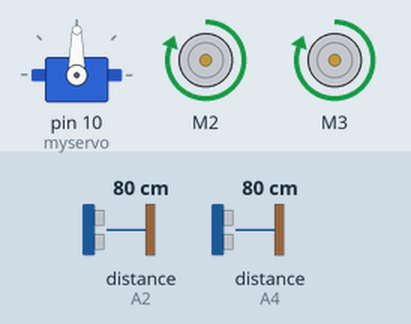
This sketch was run on a simulated Arduino Uno, built with avr-gcc and run on an emulated ATmega328P. On the bench: servo, 2 × DC motor (green arrow = forward, orange = backward, longer = faster). Wiring (inferred from the names in the program): 2 × ultrasonic range finder: trigger A3, echo A2 / trigger A5, echo A4. The inputs (shaded band) are chosen by the test bench; at power-on: distance to the obstacle (sensors on A2, A4) 80 cm. The echo pulse lasts 58.3 µs per cm.

Above: at 1.2 s.
1.3 s: distance to the obstacle (sensor on A2) set to 2 cm
At 1.44 s:
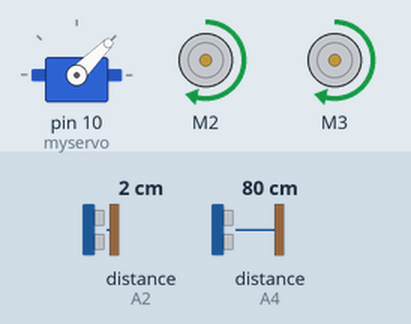
4.3 s: distance to the obstacle (sensor on A4) set to 2 cm
At 5.0 s:
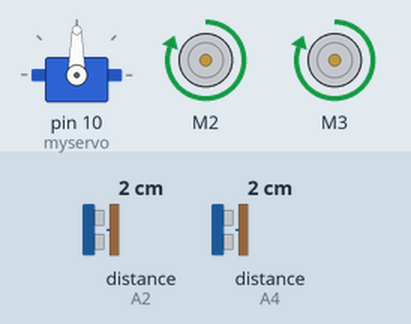
5.9 s: distance to the obstacle (sensor on A4) set to 250 cm
At 6.05 s:
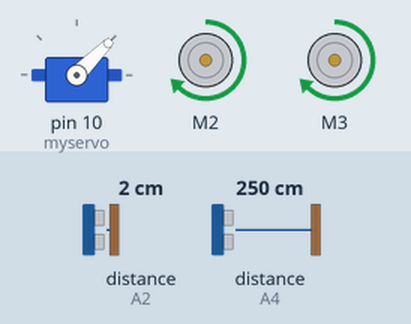
8.9 s: distance to the obstacle (sensor on A4) set to 9 cm
At 10.2 s:
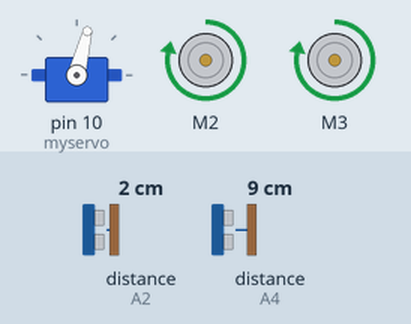
10.6 s: distance to the obstacle (sensor on A2) set to 18 cm
At 10.88 s:
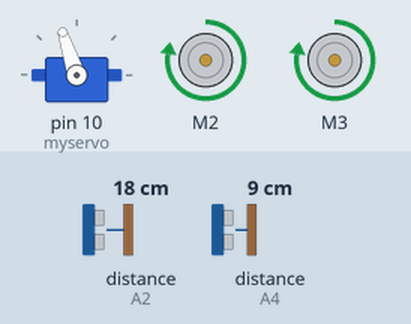
13.6 s: distance to the obstacle (sensor on A2) set to 35 cm
Timing chart, 0 to 16.1 s (numbered marks = the images above; inputs shaded):
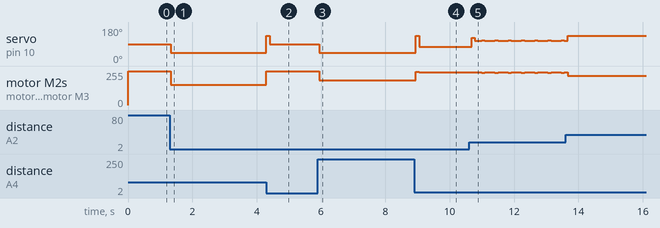

Measured:
- after the input at 1.3 s, servo on pin 10 (myservo): 90° → 45° at once; motor M2, motor M3: alternates forward 153/255 for 0.11 s and forward 152/255 for 0.21 s, starting at once
- after the input at 4.3 s, servo on pin 10 (myservo): 45° → 135° at once, → 90° 0.10 s later
- after the input at 5.9 s, servo on pin 10 (myservo): 90° → 45° at once; motor M2, motor M3: alternates forward 186/255 for 0.12 s and forward 185/255 for 0.23 s, starting at once
- after the input at 8.9 s, servo on pin 10 (myservo): 45° → 135° after 0.05 s, → 75° 0.10 s later, → 76° 0.10 s later
- after the input at 10.6 s, servo on pin 10 (myservo): 76° → 124° after 0.08 s, then repeats every 0.41 s: 108° 0.21 s, 111° 0.10 s, 107° 0.10 s; motor M2, motor M3: alternates forward 244/255 for 0.31 s and forward 242/255 for 0.10 s, starting after 0.08 s

The sketch:

RcCarPid.ino
```cpp
#include <AFMotor.h>
#include <Servo.h>

// Motor dan sensor setup
AF_DCMotor motor1(2); // motor pada channel 2
AF_DCMotor motor2(3); // motor pada channel 3

#define Echo1 A0 // sensor tengah
#define Trig1 A1
#define Echo2 A2 // sensor kiri
#define Trig2 A3
#define Echo3 A4 // sensor kanan
#define Trig3 A5

Servo myservo;
int pos = 90; // Posisi lurus servo
int currentSpeed = 0;
const int maxSpeed = 255;
const int minSpeed = 150;
const int speedIncrement = 5;
const int speedDecrement = 5;

// PID constants
double Kp = 2.0; // Konstanta Proportional
double Ki = 0.0; // Konstanta Integral
double Kd = 1.0; // Konstanta Derivative

double previous_error = 0;
double integral = 0;

void setup() {
  Serial.begin(9600); // Inisialisasi komunikasi serial
  pinMode(Trig1, OUTPUT);
  pinMode(Echo1, INPUT);
  pinMode(Trig2, OUTPUT);
  pinMode(Echo2, INPUT);
  pinMode(Trig3, OUTPUT);
  pinMode(Echo3, INPUT);
  myservo.attach(10);
}

long readUltrasonic(int trigPin, int echoPin) {
  digitalWrite(trigPin, LOW);
  delayMicroseconds(2);
  digitalWrite(trigPin, HIGH);
  delayMicroseconds(10);
  digitalWrite(trigPin, LOW);
  long duration = pulseIn(echoPin, HIGH);
  return duration / 29 / 2; // Menghitung jarak dalam cm
}

void loop() {
  long distanceLeft = readUltrasonic(Trig2, Echo2);
  long distanceRight = readUltrasonic(Trig3, Echo3);

  double error = distanceLeft - distanceRight;
  integral += error;
  double derivative = error - previous_error;
  double output = Kp * error + Ki * integral + Kd * derivative;

  pos = 90 + output; // Menyesuaikan posisi servo berdasarkan output PID
  pos = constrain(pos, 45, 135); // Batasan gerakan servo
  myservo.write(pos);

  currentSpeed = map(abs(error), 0, 80, maxSpeed, minSpeed);
  motor1.setSpeed(currentSpeed);
  motor2.setSpeed(currentSpeed);

  motor1.run(FORWARD);
  motor2.run(FORWARD);

  previous_error = error;

  delay(100); // Delay untuk stabilitas
}
```
